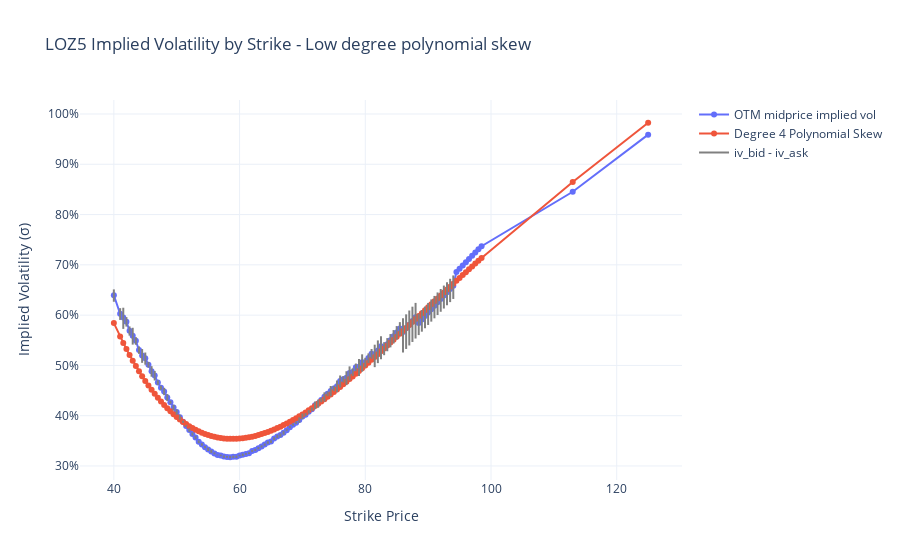

The code cell stored with this chart in its notebook:
### Markdown cell above
#### Degree 4

### Code cell
degree = 4
fig = go.Figure()
add_vol_plot(
    fig=fig,
    vol_df=df,
    name="OTM midprice implied vol",
    y_col="iv_midprice",
    strike_range=near_atm,
)
add_vol_plot(
    fig=fig,
    vol_df=df,
    name=f"Degree {degree} Polynomial Skew",
    y_col=f"poly_skew_deg{degree}",
    strike_range=near_atm,
)
add_vol_range(fig, vol_df=df, strike_range=near_atm)

layout_vol(fig=fig, label=option_label, detail="Low degree polynomial skew")
fig.show()
